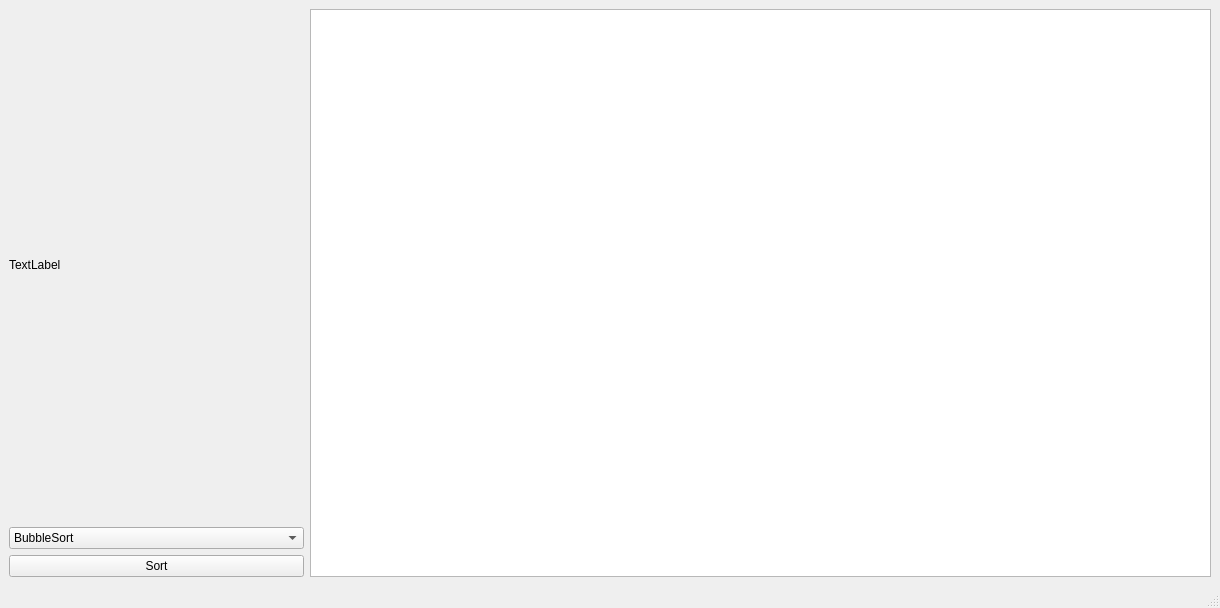
<?xml version="1.0" encoding="UTF-8"?>
<ui version="4.0">
 <class>MainWindow</class>
 <widget class="QMainWindow" name="MainWindow">
  <property name="geometry">
   <rect>
    <x>0</x>
    <y>0</y>
    <width>1220</width>
    <height>608</height>
   </rect>
  </property>
  <property name="windowTitle">
   <string>MainWindow</string>
  </property>
  <widget class="QWidget" name="centralwidget">
   <layout class="QGridLayout" name="gridLayout">
    <item row="0" column="1" rowspan="3">
     <widget class="QGraphicsView" name="graphicsView"/>
    </item>
    <item row="2" column="0">
     <widget class="QPushButton" name="SortButton">
      <property name="text">
       <string>Sort</string>
      </property>
     </widget>
    </item>
    <item row="0" column="0">
     <widget class="QLabel" name="label">
      <property name="text">
       <string>TextLabel                                                                         </string>
      </property>
     </widget>
    </item>
    <item row="1" column="0">
     <widget class="QComboBox" name="comboBox">
      <item>
       <property name="text">
        <string>BubbleSort</string>
       </property>
      </item>
      <item>
       <property name="text">
        <string>InsertionSort</string>
       </property>
      </item>
      <item>
       <property name="text">
        <string>SelectionSort</string>
       </property>
      </item>
      <item>
       <property name="text">
        <string>CycleSort</string>
       </property>
      </item>
     </widget>
    </item>
   </layout>
  </widget>
  <widget class="QMenuBar" name="menubar">
   <property name="geometry">
    <rect>
     <x>0</x>
     <y>0</y>
     <width>1220</width>
     <height>26</height>
    </rect>
   </property>
  </widget>
  <widget class="QStatusBar" name="statusbar"/>
 </widget>
 <resources/>
 <connections/>
</ui>
